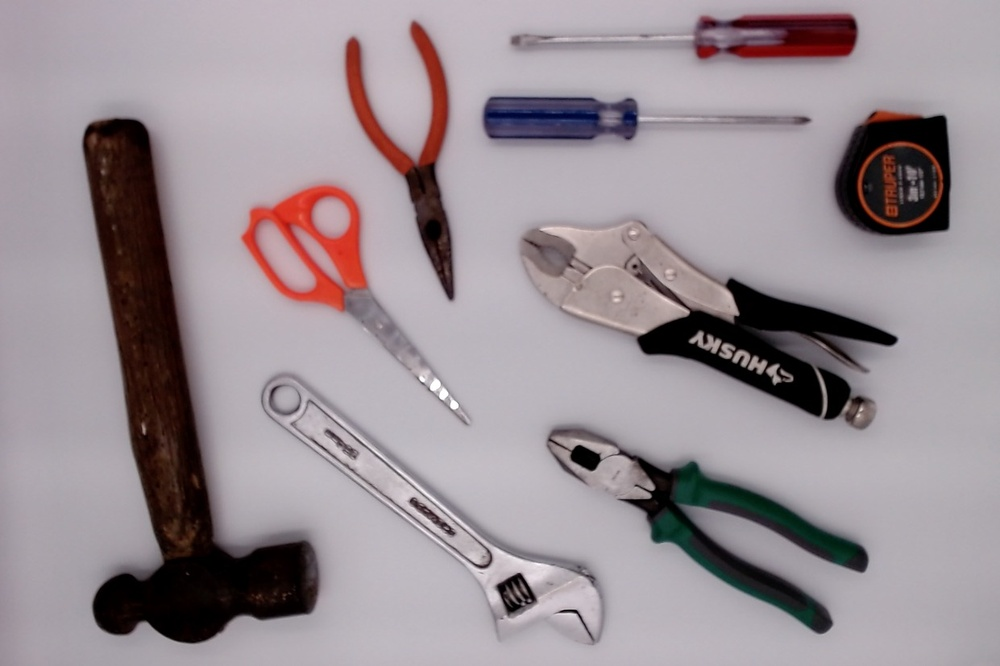
%> input picture python_code/todas_blanco2.jpg, 1000 x 666 px, shrunk from 1241 x 827 before the run
$ octave prueba.m   (GNU Octave 9; MATLAB toolbox functions it lacks are replaced by stand-ins)
%> lines starting %> are read from the running program, lines starting %| are printed output that depends on the picture; in (x1, y1, x2, y2) boxes, pixels count from 0 and x2, y2 are one past the last pixel; in counts of white or black regions, pixels touching at a corner belong together; the program's own positions count from 1
%> further down, imagen is the input picture: size 666x1000x3 uint8; mean R, G, B 153.4, 142.8, 148.5
### proyecto/segmentar.m
function P = segmentar(I,f)
%> called with f = 1.5

%AJUSTAR BRILLO DE LA IMAGEN

%PASAR IMAGEN A DOUBLE
original_gris = double(I);

%AJUSTAR BRILLO
%valores > 1 aumentan el brillo, < 1 decrementan el brillo.
factor_brillo = f;
img_ajustada = original_gris * factor_brillo;

% Convertir a formato uint8 (8-bit).
img_ajustada = uint8(img_ajustada);
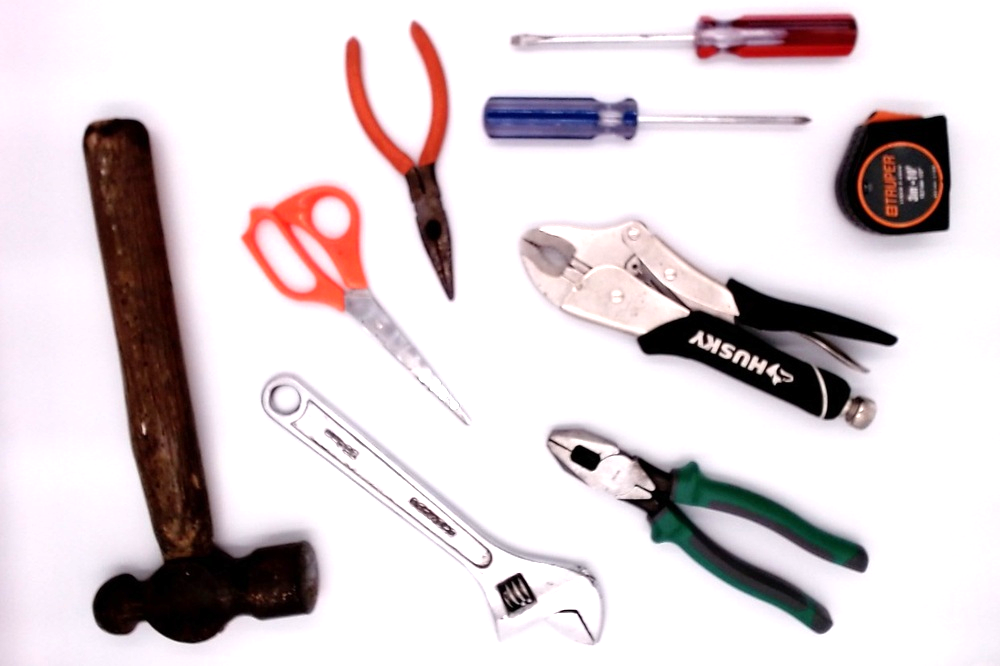
%> img_ajustada: size 666x1000x3 uint8; mean R, G, B 218, 208.5, 211.3

%IMAGEN ESCALA GRISES
% CONVERTIR IMAGEN A ESCALA DE GRISES
if size(img_ajustada, 3) > 1
    imgGris = rgb2gray(img_ajustada);
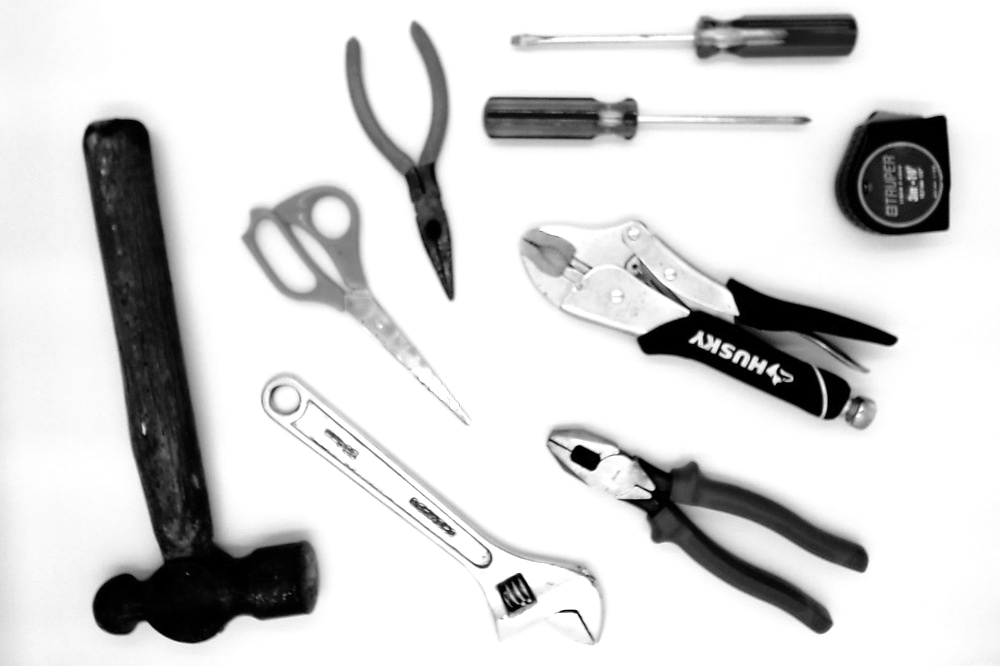
%> imgGris: size 666x1000 uint8; min 0, max 255, mean 211.6
else
    imgGris = img_ajustada;
end

imgBordes = edge(imgGris, 'Canny');
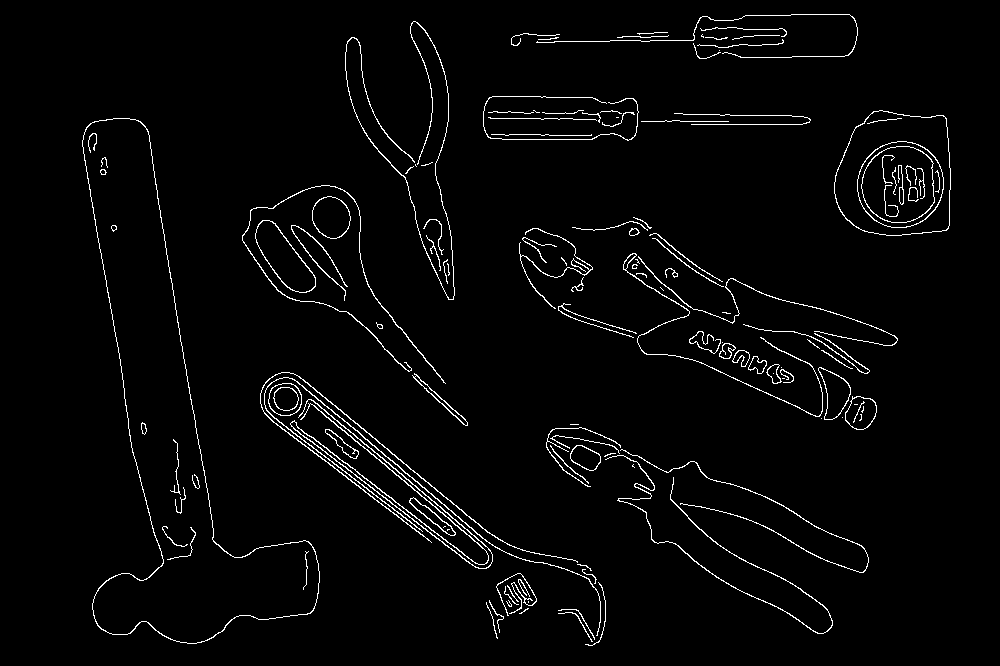
%> imgBordes: size 666x1000 logical; 2.7% white in thin lines or dots, all inside (x1, y1, x2, y2) = (82, 14, 951, 646)

%CERRAR CON ELEMENTO ESTRUCTURANTE SQUARE 5
cerrar_imagen = imclose(imgBordes,strel('square',5));
%> cerrar_imagen: size 666x1000 logical; 4.8% white; 28 white regions (1 under 20 px), largest, box (x1, y1, x2, y2) and area: (260, 372, 606, 646) 9222, (519, 228, 898, 430) 4866, (546, 424, 869, 634) 2652

%LLENAR HUECOS
rellenar_imagen = imfill(cerrar_imagen,'holes');
%> rellenar_imagen: size 666x1000 logical; 19.2% white; 19 white regions (1 under 20 px), largest, box (x1, y1, x2, y2) and area: (82, 118, 320, 644) 44216, (546, 424, 869, 634) 16606, (260, 372, 606, 646) 14842

%QUITAR ELEMENTOS MENORES A 2000px
imagen_segmentada = bwareaopen(rellenar_imagen,2000);

%EROSIONAR PARA LIMPIAR MAS LA IMAGEN
erode_image = imerode(imagen_segmentada,strel('disk',4));
%> erode_image: size 666x1000 logical; 14.6% white; 24 white regions (8 under 20 px), largest, box (x1, y1, x2, y2) and area: (85, 121, 317, 641) 39704, (263, 375, 600, 590) 11614, (837, 113, 948, 233) 11188

%QUITAR ELEMENTOS MENORES A 2000px
mascara = bwareaopen(erode_image,2000);

PP = imdilate(mascara,strel('disk',2));
%> PP: size 666x1000 logical; 15% white; 7 white regions, largest, box (x1, y1, x2, y2) and area: (83, 119, 319, 643) 42472, (261, 373, 602, 592) 13066, (631, 456, 868, 633) 12543

P = bwareaopen(PP,2000);

### programas_matlab/proyecto/hu_moments.m
function hu = hu_moments(I)

I = double(I);
[N,M] = size(I);

[x,y] = meshgrid(0:M-1,0:N-1);

m00 = momgeom(I,x,y,0,0);
m10 = momgeom(I,x,y,1,0);
m01 = momgeom(I,x,y,0,1);
m20 = momgeom(I,x,y,2,0);
m02 = momgeom(I,x,y,0,2);
m11 = momgeom(I,x,y,1,1);

n20 = (m20-((m10^2)/m00))/m00^2;
n02 = (m02-((m01^2)/m00))/m00^2;
n11 = (m11-((m10*m01)/m00))/m00^2;

phi1 = n20 + n02;
phi2 = (n20-n02)^2+4*n11^2;


hu = [phi1,phi2];

### programas_matlab/proyecto/momgeom.m
function mpq = momgeom(I,x,y,p,q)
mpq = sum(sum(I.*(x.^p).*(y.^q)));

### programas_matlab/proyecto/prueba.m
clearvars; close all; clc;

datos = load("rasgos.mat");

% caracteristicas
X = datos.Xrec(:,1:end-1);

% etiquetas
Y = datos.Xrec(:,end);

k = 4;

clasificador_knn = fitcknn(X,Y,'NumNeighbors',k);

imagen = imread('todas_blanco2.jpg');

%SEGMENTAR IMAGEN
imagen_segmentada = segmentar(imagen,1.5);

%ETIQUETAR LA IMAGEN SEGMENTADA
[L,num]=bwlabel(imagen_segmentada,4);
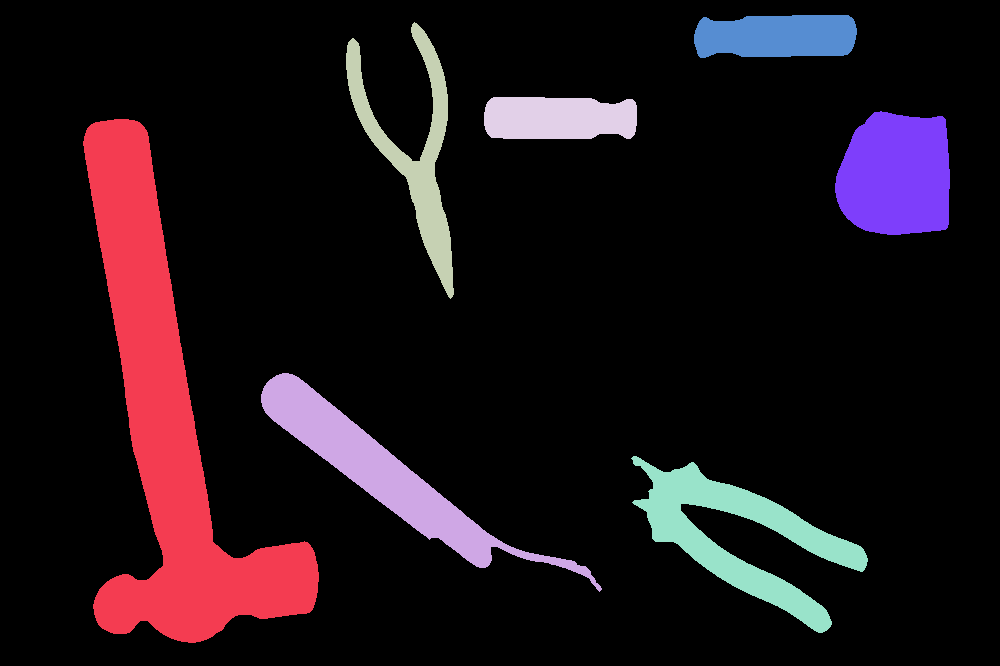
%> L: size 666x1000 double; 8 distinct labels, from 0 to 7; one colour per label, 0 black
%> num = 7

Xrec = zeros(num,2);

for i = 1:num
    BW = L == i;
    Xrec(i,:) = hu_moments(BW);
end
%> this loop made 7 passes
%> (m00 in hu_moments, m10 in hu_moments, m01 in hu_moments, m20 in hu_moments, m02 in hu_moments, m11 in hu_moments, n20 in hu_moments) on passes 1 to 7: (42472, 7220788, 18049755, 1342143720, 8739750739, 3289775356, 0.0635), (13066, 5015091, 6176469, 1998769459, 2956839817, 2420155959, 0.433), (7605, 3150332, 1163487, 1312201884, 214075299, 489995231, 0.124), (5900, 3291116, 694853, 1846666720, 82598571, 387666606, 0.311), (12543, 9287954, 6727295, 6922796128, 3629210965, 4999878272, 0.287), (6192, 4810597, 221689, 3750048971, 8730517, 171960916, 0.33), (11960, 10717745, 2093665, 9615305067, 379061223, 1875735007, 0.0754)
%> pass 1, `BW = L == i;`:
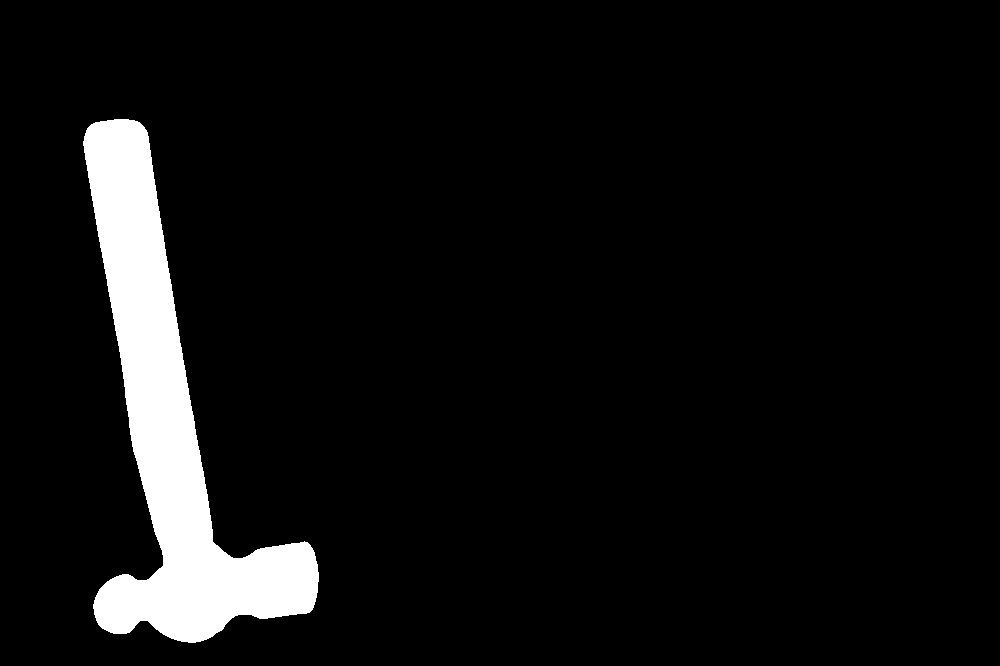
%> BW: size 666x1000 logical; 6.4% white; 1 white region, box (x1, y1, x2, y2) and area: (83, 119, 319, 643) 42472
%> after the loop, Xrec = [0.656 0.34; 0.65 0.382; 0.748 0.326; 0.333 0.0836; 0.421 0.0781; 0.351 0.0962; 0.163 0.000195]

predictedLabels_knn = predict(clasificador_knn,Xrec);
%> predictedLabels_knn = {'4', '4', '7', '3', '8', '3', '1'}

img = double(imagen_segmentada);

% Get the boundary pixels of the binary image
boundaryImage = bwperim(img);
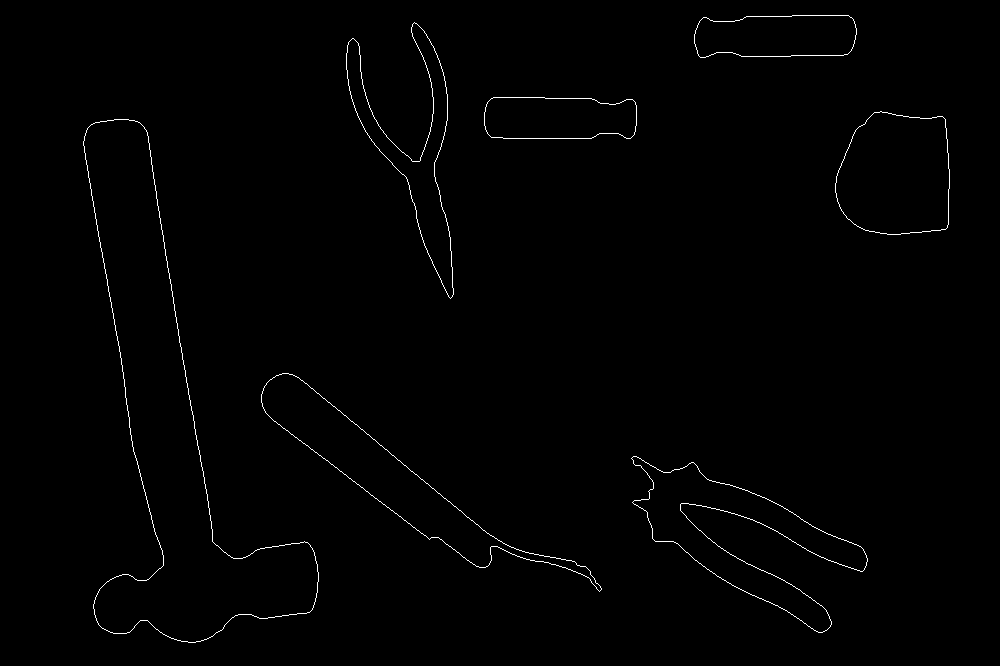
%> boundaryImage: size 666x1000 logical; 0.74% white in thin lines or dots, all inside (x1, y1, x2, y2) = (83, 15, 950, 643)

%create a color image
colorImage = repmat(img, [1, 1, 3]);

% Assign a color to the boundary pixels
%colorImage(boundaryImage) = [255, 0, 0]; % Red color for the contour
imshow(colorImage);


% First make a RGB image for display:
Segout = repmat(img, [1 1 3]);
% Find indices of the boundary pixels
outline_idx = find(boundaryImage);
%> outline_idx = 4933 values from 55420 to 632223
% Find the indices to fill in the RGB image
Segout_idx = [outline_idx; numel(boundaryImage)+outline_idx;2*numel(boundaryImage)+outline_idx];
% Select the color (RGB triplet) for the boundary. I choose red.
colorValue = [0; 255; 0];
% Prepare a color vector to fill in the RGB image
outline_fill_values = kron(colorValue,ones(size(outline_idx)));
% Fill the RGB image with the color value
Segout(Segout_idx) = outline_fill_values;
% Display the RGB image
figure, imshow(Segout);
%> after `imshow(Segout)`:
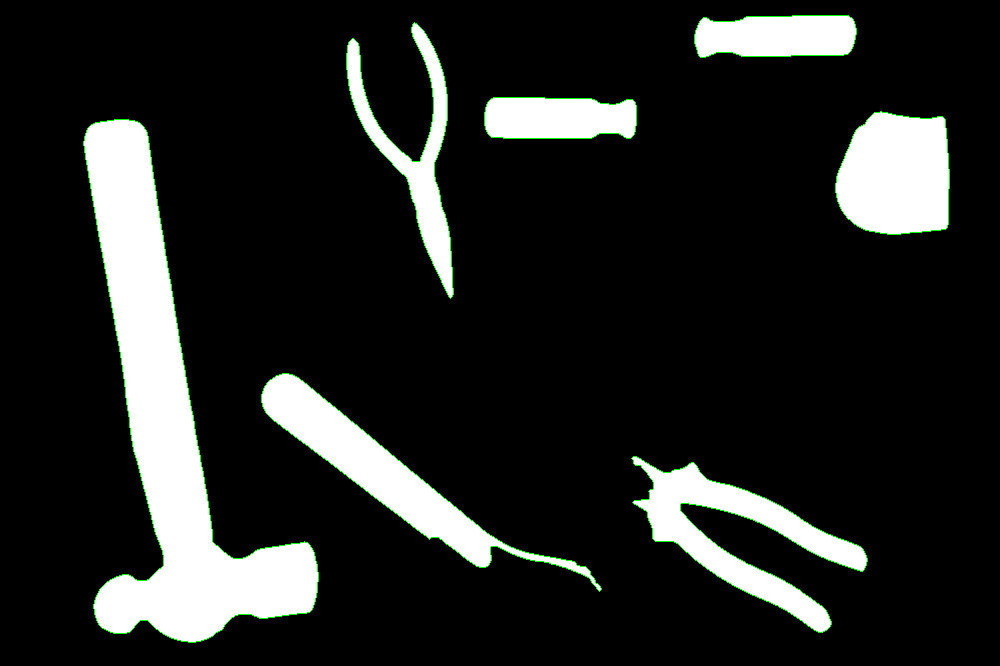
%> displayed picture: size 666x1000x3, on the screen's scale of 0 to 255; mean R, G, B 36.3, 38.2, 36.3
